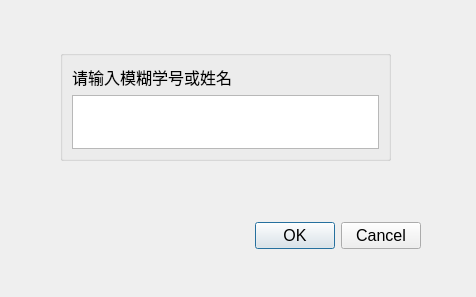
<?xml version="1.0" encoding="UTF-8"?>
<ui version="4.0">
 <class>regex_search</class>
 <widget class="QDialog" name="regex_search">
  <property name="geometry">
   <rect>
    <x>0</x>
    <y>0</y>
    <width>476</width>
    <height>297</height>
   </rect>
  </property>
  <property name="font">
   <font>
    <pointsize>12</pointsize>
   </font>
  </property>
  <property name="windowTitle">
   <string>Dialog</string>
  </property>
  <widget class="QDialogButtonBox" name="buttonBox">
   <property name="geometry">
    <rect>
     <x>80</x>
     <y>220</y>
     <width>341</width>
     <height>32</height>
    </rect>
   </property>
   <property name="orientation">
    <enum>Qt::Horizontal</enum>
   </property>
   <property name="standardButtons">
    <set>QDialogButtonBox::Cancel|QDialogButtonBox::Ok</set>
   </property>
  </widget>
  <widget class="QGroupBox" name="groupBox">
   <property name="geometry">
    <rect>
     <x>60</x>
     <y>50</y>
     <width>331</width>
     <height>111</height>
    </rect>
   </property>
   <property name="title">
    <string/>
   </property>
   <layout class="QVBoxLayout" name="verticalLayout">
    <item>
     <widget class="QLabel" name="tips">
      <property name="text">
       <string>请输入模糊学号或姓名</string>
      </property>
     </widget>
    </item>
    <item>
     <widget class="QPlainTextEdit" name="str"/>
    </item>
   </layout>
  </widget>
 </widget>
 <resources/>
 <connections>
  <connection>
   <sender>buttonBox</sender>
   <signal>accepted()</signal>
   <receiver>regex_search</receiver>
   <slot>accept()</slot>
   <hints>
    <hint type="sourcelabel">
     <x>248</x>
     <y>254</y>
    </hint>
    <hint type="destinationlabel">
     <x>157</x>
     <y>274</y>
    </hint>
   </hints>
  </connection>
  <connection>
   <sender>buttonBox</sender>
   <signal>rejected()</signal>
   <receiver>regex_search</receiver>
   <slot>reject()</slot>
   <hints>
    <hint type="sourcelabel">
     <x>316</x>
     <y>260</y>
    </hint>
    <hint type="destinationlabel">
     <x>286</x>
     <y>274</y>
    </hint>
   </hints>
  </connection>
 </connections>
</ui>
